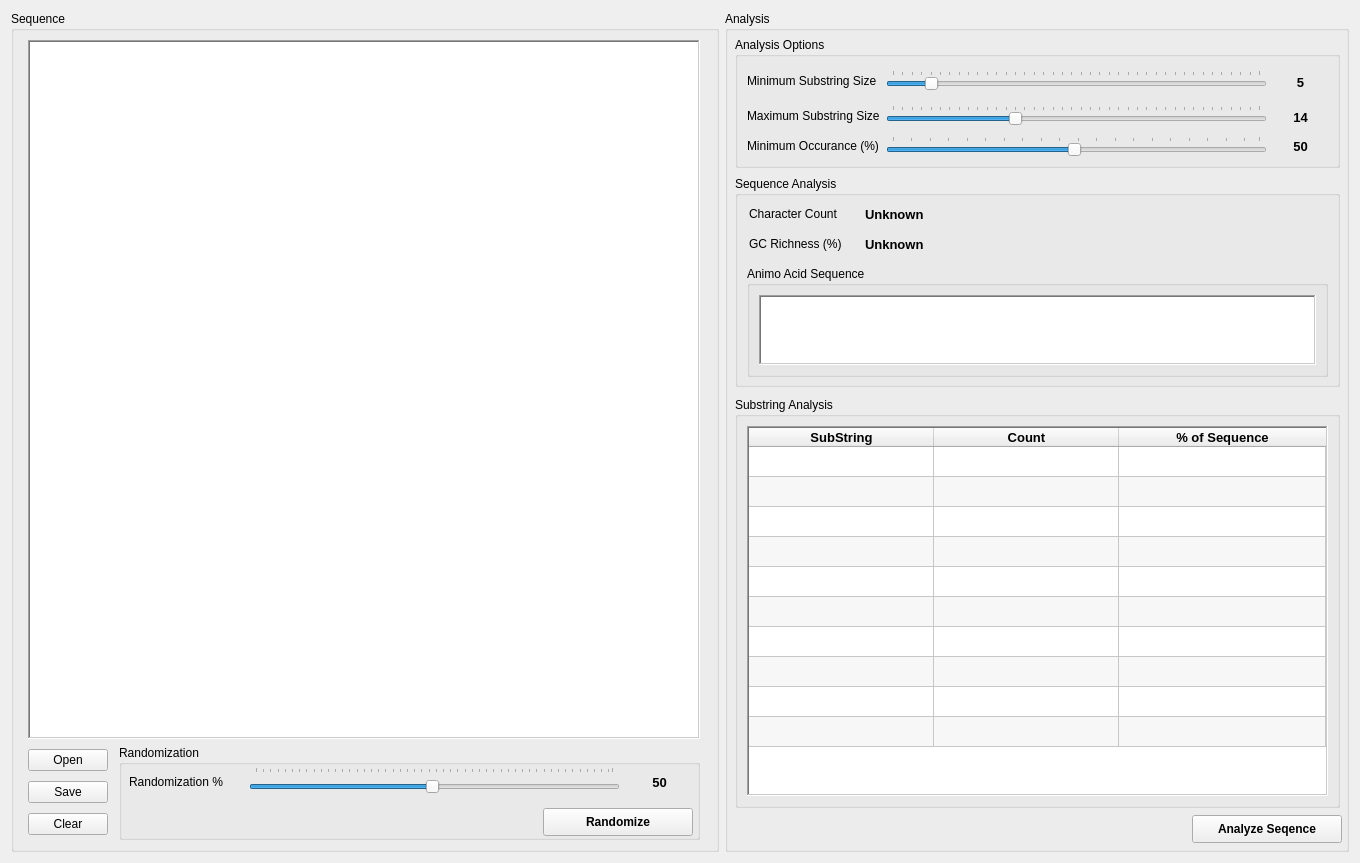
<?xml version="1.0" encoding="UTF-8"?>
<ui version="4.0">
 <class>Form</class>
 <widget class="QWidget" name="Form">
  <property name="windowModality">
   <enum>Qt::NonModal</enum>
  </property>
  <property name="geometry">
   <rect>
    <x>0</x>
    <y>0</y>
    <width>1360</width>
    <height>863</height>
   </rect>
  </property>
  <property name="sizePolicy">
   <sizepolicy hsizetype="Fixed" vsizetype="Preferred">
    <horstretch>0</horstretch>
    <verstretch>0</verstretch>
   </sizepolicy>
  </property>
  <property name="minimumSize">
   <size>
    <width>1360</width>
    <height>798</height>
   </size>
  </property>
  <property name="maximumSize">
   <size>
    <width>1360</width>
    <height>1000</height>
   </size>
  </property>
  <property name="windowTitle">
   <string>Repetitive Sequence Analysis and Correction</string>
  </property>
  <property name="windowIcon">
   <iconset>
    <normaloff>../media/dna.ico</normaloff>../media/dna.ico</iconset>
  </property>
  <property name="autoFillBackground">
   <bool>false</bool>
  </property>
  <layout class="QHBoxLayout" name="horizontalLayout">
   <item>
    <widget class="QGroupBox" name="groupBox_sequence">
     <property name="sizePolicy">
      <sizepolicy hsizetype="Expanding" vsizetype="Expanding">
       <horstretch>0</horstretch>
       <verstretch>0</verstretch>
      </sizepolicy>
     </property>
     <property name="title">
      <string>Sequence</string>
     </property>
     <property name="flat">
      <bool>false</bool>
     </property>
     <layout class="QGridLayout" name="gridLayout">
      <item row="3" column="0" colspan="2">
       <widget class="QTextEdit" name="textEdit_seq">
        <property name="sizePolicy">
         <sizepolicy hsizetype="Expanding" vsizetype="Expanding">
          <horstretch>0</horstretch>
          <verstretch>0</verstretch>
         </sizepolicy>
        </property>
        <property name="font">
         <font>
          <pointsize>10</pointsize>
          <weight>75</weight>
          <bold>true</bold>
         </font>
        </property>
        <property name="frameShape">
         <enum>QFrame::WinPanel</enum>
        </property>
       </widget>
      </item>
      <item row="4" column="0">
       <layout class="QVBoxLayout" name="verticalLayout">
        <property name="sizeConstraint">
         <enum>QLayout::SetNoConstraint</enum>
        </property>
        <item>
         <widget class="QPushButton" name="bttn_openSeq">
          <property name="sizePolicy">
           <sizepolicy hsizetype="Fixed" vsizetype="Fixed">
            <horstretch>0</horstretch>
            <verstretch>0</verstretch>
           </sizepolicy>
          </property>
          <property name="text">
           <string>Open</string>
          </property>
         </widget>
        </item>
        <item>
         <widget class="QPushButton" name="bttn_save">
          <property name="sizePolicy">
           <sizepolicy hsizetype="Fixed" vsizetype="Fixed">
            <horstretch>0</horstretch>
            <verstretch>0</verstretch>
           </sizepolicy>
          </property>
          <property name="text">
           <string>Save</string>
          </property>
         </widget>
        </item>
        <item>
         <widget class="QPushButton" name="bttn_clearSeq">
          <property name="sizePolicy">
           <sizepolicy hsizetype="Fixed" vsizetype="Fixed">
            <horstretch>0</horstretch>
            <verstretch>0</verstretch>
           </sizepolicy>
          </property>
          <property name="text">
           <string>Clear</string>
          </property>
         </widget>
        </item>
       </layout>
      </item>
      <item row="4" column="1">
       <widget class="QGroupBox" name="groupBox">
        <property name="minimumSize">
         <size>
          <width>581</width>
          <height>95</height>
         </size>
        </property>
        <property name="maximumSize">
         <size>
          <width>581</width>
          <height>107</height>
         </size>
        </property>
        <property name="title">
         <string>Randomization</string>
        </property>
        <widget class="QPushButton" name="bttn_randomize">
         <property name="geometry">
          <rect>
           <x>424</x>
           <y>63</y>
           <width>150</width>
           <height>28</height>
          </rect>
         </property>
         <property name="sizePolicy">
          <sizepolicy hsizetype="Fixed" vsizetype="Fixed">
           <horstretch>0</horstretch>
           <verstretch>0</verstretch>
          </sizepolicy>
         </property>
         <property name="minimumSize">
          <size>
           <width>150</width>
           <height>0</height>
          </size>
         </property>
         <property name="font">
          <font>
           <weight>75</weight>
           <bold>true</bold>
          </font>
         </property>
         <property name="text">
          <string>Randomize</string>
         </property>
        </widget>
        <widget class="QLabel" name="label_randomization">
         <property name="geometry">
          <rect>
           <x>10</x>
           <y>29</y>
           <width>100</width>
           <height>16</height>
          </rect>
         </property>
         <property name="text">
          <string>Randomization %</string>
         </property>
        </widget>
        <widget class="QSlider" name="hSlider_rand">
         <property name="geometry">
          <rect>
           <x>130</x>
           <y>22</y>
           <width>371</width>
           <height>32</height>
          </rect>
         </property>
         <property name="minimum">
          <number>1</number>
         </property>
         <property name="maximum">
          <number>100</number>
         </property>
         <property name="singleStep">
          <number>5</number>
         </property>
         <property name="pageStep">
          <number>5</number>
         </property>
         <property name="value">
          <number>50</number>
         </property>
         <property name="orientation">
          <enum>Qt::Horizontal</enum>
         </property>
         <property name="tickPosition">
          <enum>QSlider::TicksAbove</enum>
         </property>
         <property name="tickInterval">
          <number>2</number>
         </property>
        </widget>
        <widget class="QLabel" name="label_rand">
         <property name="geometry">
          <rect>
           <x>515</x>
           <y>25</y>
           <width>51</width>
           <height>24</height>
          </rect>
         </property>
         <property name="minimumSize">
          <size>
           <width>0</width>
           <height>0</height>
          </size>
         </property>
         <property name="maximumSize">
          <size>
           <width>70</width>
           <height>16777215</height>
          </size>
         </property>
         <property name="font">
          <font>
           <pointsize>10</pointsize>
           <weight>75</weight>
           <bold>true</bold>
          </font>
         </property>
         <property name="text">
          <string>50</string>
         </property>
         <property name="alignment">
          <set>Qt::AlignCenter</set>
         </property>
        </widget>
       </widget>
      </item>
     </layout>
    </widget>
   </item>
   <item>
    <widget class="QGroupBox" name="groupBox_analysis">
     <property name="minimumSize">
      <size>
       <width>624</width>
       <height>559</height>
      </size>
     </property>
     <property name="title">
      <string>Analysis</string>
     </property>
     <widget class="QGroupBox" name="groupBox_analysisOptions">
      <property name="geometry">
       <rect>
        <x>10</x>
        <y>26</y>
        <width>605</width>
        <height>131</height>
       </rect>
      </property>
      <property name="minimumSize">
       <size>
        <width>605</width>
        <height>100</height>
       </size>
      </property>
      <property name="maximumSize">
       <size>
        <width>605</width>
        <height>200</height>
       </size>
      </property>
      <property name="title">
       <string>Analysis Options</string>
      </property>
      <layout class="QGridLayout" name="gridLayout_3">
       <item row="1" column="3">
        <widget class="QLabel" name="label_maxSubSize">
         <property name="sizePolicy">
          <sizepolicy hsizetype="Fixed" vsizetype="Fixed">
           <horstretch>0</horstretch>
           <verstretch>0</verstretch>
          </sizepolicy>
         </property>
         <property name="minimumSize">
          <size>
           <width>55</width>
           <height>32</height>
          </size>
         </property>
         <property name="maximumSize">
          <size>
           <width>55</width>
           <height>32</height>
          </size>
         </property>
         <property name="font">
          <font>
           <pointsize>10</pointsize>
           <weight>75</weight>
           <bold>true</bold>
          </font>
         </property>
         <property name="text">
          <string>14</string>
         </property>
         <property name="textFormat">
          <enum>Qt::AutoText</enum>
         </property>
         <property name="alignment">
          <set>Qt::AlignCenter</set>
         </property>
        </widget>
       </item>
       <item row="1" column="2">
        <widget class="QSlider" name="hSlider_maxSubSize">
         <property name="minimum">
          <number>1</number>
         </property>
         <property name="maximum">
          <number>40</number>
         </property>
         <property name="singleStep">
          <number>1</number>
         </property>
         <property name="pageStep">
          <number>1</number>
         </property>
         <property name="value">
          <number>14</number>
         </property>
         <property name="orientation">
          <enum>Qt::Horizontal</enum>
         </property>
         <property name="tickPosition">
          <enum>QSlider::TicksAbove</enum>
         </property>
         <property name="tickInterval">
          <number>1</number>
         </property>
        </widget>
       </item>
       <item row="0" column="0">
        <widget class="QLabel" name="label_minText">
         <property name="text">
          <string>Minimum Substring Size</string>
         </property>
        </widget>
       </item>
       <item row="1" column="0">
        <widget class="QLabel" name="label_maxText">
         <property name="text">
          <string>Maximum Substring Size</string>
         </property>
        </widget>
       </item>
       <item row="0" column="2">
        <widget class="QSlider" name="hSlider_minSubSize">
         <property name="minimum">
          <number>1</number>
         </property>
         <property name="maximum">
          <number>40</number>
         </property>
         <property name="singleStep">
          <number>1</number>
         </property>
         <property name="pageStep">
          <number>1</number>
         </property>
         <property name="value">
          <number>5</number>
         </property>
         <property name="orientation">
          <enum>Qt::Horizontal</enum>
         </property>
         <property name="tickPosition">
          <enum>QSlider::TicksAbove</enum>
         </property>
        </widget>
       </item>
       <item row="2" column="0">
        <widget class="QLabel" name="label_minOcc">
         <property name="text">
          <string>Minimum Occurance (%)</string>
         </property>
        </widget>
       </item>
       <item row="0" column="3">
        <widget class="QLabel" name="label_minSubSize">
         <property name="sizePolicy">
          <sizepolicy hsizetype="Fixed" vsizetype="Fixed">
           <horstretch>0</horstretch>
           <verstretch>0</verstretch>
          </sizepolicy>
         </property>
         <property name="minimumSize">
          <size>
           <width>55</width>
           <height>32</height>
          </size>
         </property>
         <property name="maximumSize">
          <size>
           <width>55</width>
           <height>32</height>
          </size>
         </property>
         <property name="font">
          <font>
           <pointsize>10</pointsize>
           <weight>75</weight>
           <bold>true</bold>
          </font>
         </property>
         <property name="text">
          <string>5</string>
         </property>
         <property name="alignment">
          <set>Qt::AlignCenter</set>
         </property>
        </widget>
       </item>
       <item row="2" column="2">
        <widget class="QSlider" name="hSlider_minOcc">
         <property name="minimum">
          <number>1</number>
         </property>
         <property name="maximum">
          <number>100</number>
         </property>
         <property name="singleStep">
          <number>5</number>
         </property>
         <property name="pageStep">
          <number>5</number>
         </property>
         <property name="value">
          <number>50</number>
         </property>
         <property name="orientation">
          <enum>Qt::Horizontal</enum>
         </property>
         <property name="tickPosition">
          <enum>QSlider::TicksAbove</enum>
         </property>
        </widget>
       </item>
       <item row="2" column="3">
        <widget class="QLabel" name="label_minOccVal">
         <property name="font">
          <font>
           <pointsize>10</pointsize>
           <weight>75</weight>
           <bold>true</bold>
          </font>
         </property>
         <property name="text">
          <string>50</string>
         </property>
         <property name="alignment">
          <set>Qt::AlignCenter</set>
         </property>
        </widget>
       </item>
      </layout>
     </widget>
     <widget class="QGroupBox" name="groupBox_substring">
      <property name="geometry">
       <rect>
        <x>10</x>
        <y>386</y>
        <width>605</width>
        <height>411</height>
       </rect>
      </property>
      <property name="minimumSize">
       <size>
        <width>605</width>
        <height>0</height>
       </size>
      </property>
      <property name="maximumSize">
       <size>
        <width>610</width>
        <height>16777215</height>
       </size>
      </property>
      <property name="title">
       <string>Substring Analysis</string>
      </property>
      <layout class="QVBoxLayout" name="verticalLayout_2">
       <item>
        <widget class="QTableWidget" name="table_subString">
         <property name="font">
          <font>
           <pointsize>10</pointsize>
          </font>
         </property>
         <property name="frameShape">
          <enum>QFrame::WinPanel</enum>
         </property>
         <property name="autoScrollMargin">
          <number>16</number>
         </property>
         <property name="dragDropOverwriteMode">
          <bool>true</bool>
         </property>
         <property name="alternatingRowColors">
          <bool>true</bool>
         </property>
         <property name="sortingEnabled">
          <bool>true</bool>
         </property>
         <property name="rowCount">
          <number>10</number>
         </property>
         <property name="columnCount">
          <number>3</number>
         </property>
         <attribute name="horizontalHeaderVisible">
          <bool>true</bool>
         </attribute>
         <attribute name="horizontalHeaderCascadingSectionResizes">
          <bool>false</bool>
         </attribute>
         <attribute name="horizontalHeaderMinimumSectionSize">
          <number>90</number>
         </attribute>
         <attribute name="horizontalHeaderDefaultSectionSize">
          <number>185</number>
         </attribute>
         <attribute name="horizontalHeaderStretchLastSection">
          <bool>true</bool>
         </attribute>
         <attribute name="verticalHeaderVisible">
          <bool>false</bool>
         </attribute>
         <attribute name="verticalHeaderCascadingSectionResizes">
          <bool>false</bool>
         </attribute>
         <attribute name="verticalHeaderMinimumSectionSize">
          <number>30</number>
         </attribute>
         <attribute name="verticalHeaderDefaultSectionSize">
          <number>30</number>
         </attribute>
         <attribute name="verticalHeaderShowSortIndicator" stdset="0">
          <bool>false</bool>
         </attribute>
         <attribute name="verticalHeaderStretchLastSection">
          <bool>false</bool>
         </attribute>
         <row/>
         <row/>
         <row/>
         <row/>
         <row/>
         <row/>
         <row/>
         <row/>
         <row/>
         <row/>
         <column>
          <property name="text">
           <string>SubString</string>
          </property>
          <property name="font">
           <font>
            <pointsize>10</pointsize>
            <weight>75</weight>
            <bold>true</bold>
           </font>
          </property>
         </column>
         <column>
          <property name="text">
           <string>Count</string>
          </property>
          <property name="font">
           <font>
            <pointsize>10</pointsize>
            <weight>75</weight>
            <bold>true</bold>
           </font>
          </property>
         </column>
         <column>
          <property name="text">
           <string>% of Sequence</string>
          </property>
          <property name="font">
           <font>
            <pointsize>10</pointsize>
            <weight>75</weight>
            <bold>true</bold>
           </font>
          </property>
         </column>
         <item row="0" column="0">
          <property name="text">
           <string/>
          </property>
         </item>
        </widget>
       </item>
      </layout>
     </widget>
     <widget class="QGroupBox" name="groupBox_seqAnalysis">
      <property name="geometry">
       <rect>
        <x>10</x>
        <y>165</y>
        <width>605</width>
        <height>211</height>
       </rect>
      </property>
      <property name="minimumSize">
       <size>
        <width>600</width>
        <height>0</height>
       </size>
      </property>
      <property name="title">
       <string>Sequence Analysis</string>
      </property>
      <widget class="QGroupBox" name="groupBox_amino">
       <property name="geometry">
        <rect>
         <x>12</x>
         <y>90</y>
         <width>581</width>
         <height>111</height>
        </rect>
       </property>
       <property name="sizePolicy">
        <sizepolicy hsizetype="Fixed" vsizetype="Fixed">
         <horstretch>0</horstretch>
         <verstretch>0</verstretch>
        </sizepolicy>
       </property>
       <property name="minimumSize">
        <size>
         <width>581</width>
         <height>111</height>
        </size>
       </property>
       <property name="maximumSize">
        <size>
         <width>581</width>
         <height>111</height>
        </size>
       </property>
       <property name="title">
        <string>Animo Acid Sequence</string>
       </property>
       <layout class="QHBoxLayout" name="horizontalLayout_3">
        <item>
         <widget class="QTextEdit" name="textEdit_aminoSeq">
          <property name="font">
           <font>
            <pointsize>9</pointsize>
            <weight>75</weight>
            <bold>true</bold>
           </font>
          </property>
          <property name="frameShape">
           <enum>QFrame::WinPanel</enum>
          </property>
          <property name="frameShadow">
           <enum>QFrame::Sunken</enum>
          </property>
         </widget>
        </item>
       </layout>
      </widget>
      <widget class="QLabel" name="label_char">
       <property name="geometry">
        <rect>
         <x>14</x>
         <y>30</y>
         <width>93</width>
         <height>16</height>
        </rect>
       </property>
       <property name="maximumSize">
        <size>
         <width>100</width>
         <height>16777215</height>
        </size>
       </property>
       <property name="text">
        <string>Character Count</string>
       </property>
      </widget>
      <widget class="QLabel" name="label_gc">
       <property name="geometry">
        <rect>
         <x>14</x>
         <y>60</y>
         <width>100</width>
         <height>16</height>
        </rect>
       </property>
       <property name="maximumSize">
        <size>
         <width>100</width>
         <height>16777215</height>
        </size>
       </property>
       <property name="text">
        <string>GC Richness (%)</string>
       </property>
      </widget>
      <widget class="QLabel" name="label_charVal">
       <property name="geometry">
        <rect>
         <x>130</x>
         <y>30</y>
         <width>91</width>
         <height>16</height>
        </rect>
       </property>
       <property name="font">
        <font>
         <pointsize>10</pointsize>
         <weight>75</weight>
         <bold>true</bold>
        </font>
       </property>
       <property name="text">
        <string>Unknown</string>
       </property>
      </widget>
      <widget class="QLabel" name="label_gcVal">
       <property name="geometry">
        <rect>
         <x>130</x>
         <y>60</y>
         <width>91</width>
         <height>16</height>
        </rect>
       </property>
       <property name="font">
        <font>
         <pointsize>10</pointsize>
         <weight>75</weight>
         <bold>true</bold>
        </font>
       </property>
       <property name="text">
        <string>Unknown</string>
       </property>
      </widget>
     </widget>
     <widget class="QPushButton" name="bttn_analyze">
      <property name="geometry">
       <rect>
        <x>467</x>
        <y>804</y>
        <width>150</width>
        <height>28</height>
       </rect>
      </property>
      <property name="sizePolicy">
       <sizepolicy hsizetype="Fixed" vsizetype="Fixed">
        <horstretch>0</horstretch>
        <verstretch>0</verstretch>
       </sizepolicy>
      </property>
      <property name="minimumSize">
       <size>
        <width>150</width>
        <height>0</height>
       </size>
      </property>
      <property name="font">
       <font>
        <weight>75</weight>
        <bold>true</bold>
       </font>
      </property>
      <property name="text">
       <string>Analyze Seqence</string>
      </property>
      <property name="autoDefault">
       <bool>false</bool>
      </property>
      <property name="default">
       <bool>false</bool>
      </property>
      <property name="flat">
       <bool>false</bool>
      </property>
     </widget>
    </widget>
   </item>
  </layout>
 </widget>
 <resources/>
 <connections>
  <connection>
   <sender>hSlider_maxSubSize</sender>
   <signal>valueChanged(int)</signal>
   <receiver>label_maxSubSize</receiver>
   <slot>setNum(int)</slot>
   <hints>
    <hint type="sourcelabel">
     <x>983</x>
     <y>123</y>
    </hint>
    <hint type="destinationlabel">
     <x>1201</x>
     <y>123</y>
    </hint>
   </hints>
  </connection>
  <connection>
   <sender>hSlider_minSubSize</sender>
   <signal>valueChanged(int)</signal>
   <receiver>label_minSubSize</receiver>
   <slot>setNum(int)</slot>
   <hints>
    <hint type="sourcelabel">
     <x>983</x>
     <y>84</y>
    </hint>
    <hint type="destinationlabel">
     <x>1201</x>
     <y>84</y>
    </hint>
   </hints>
  </connection>
  <connection>
   <sender>hSlider_rand</sender>
   <signal>valueChanged(int)</signal>
   <receiver>label_rand</receiver>
   <slot>setNum(int)</slot>
   <hints>
    <hint type="sourcelabel">
     <x>440</x>
     <y>712</y>
    </hint>
    <hint type="destinationlabel">
     <x>665</x>
     <y>713</y>
    </hint>
   </hints>
  </connection>
  <connection>
   <sender>hSlider_minOcc</sender>
   <signal>valueChanged(int)</signal>
   <receiver>label_minOccVal</receiver>
   <slot>setNum(int)</slot>
   <hints>
    <hint type="sourcelabel">
     <x>1080</x>
     <y>143</y>
    </hint>
    <hint type="destinationlabel">
     <x>1300</x>
     <y>143</y>
    </hint>
   </hints>
  </connection>
 </connections>
</ui>
